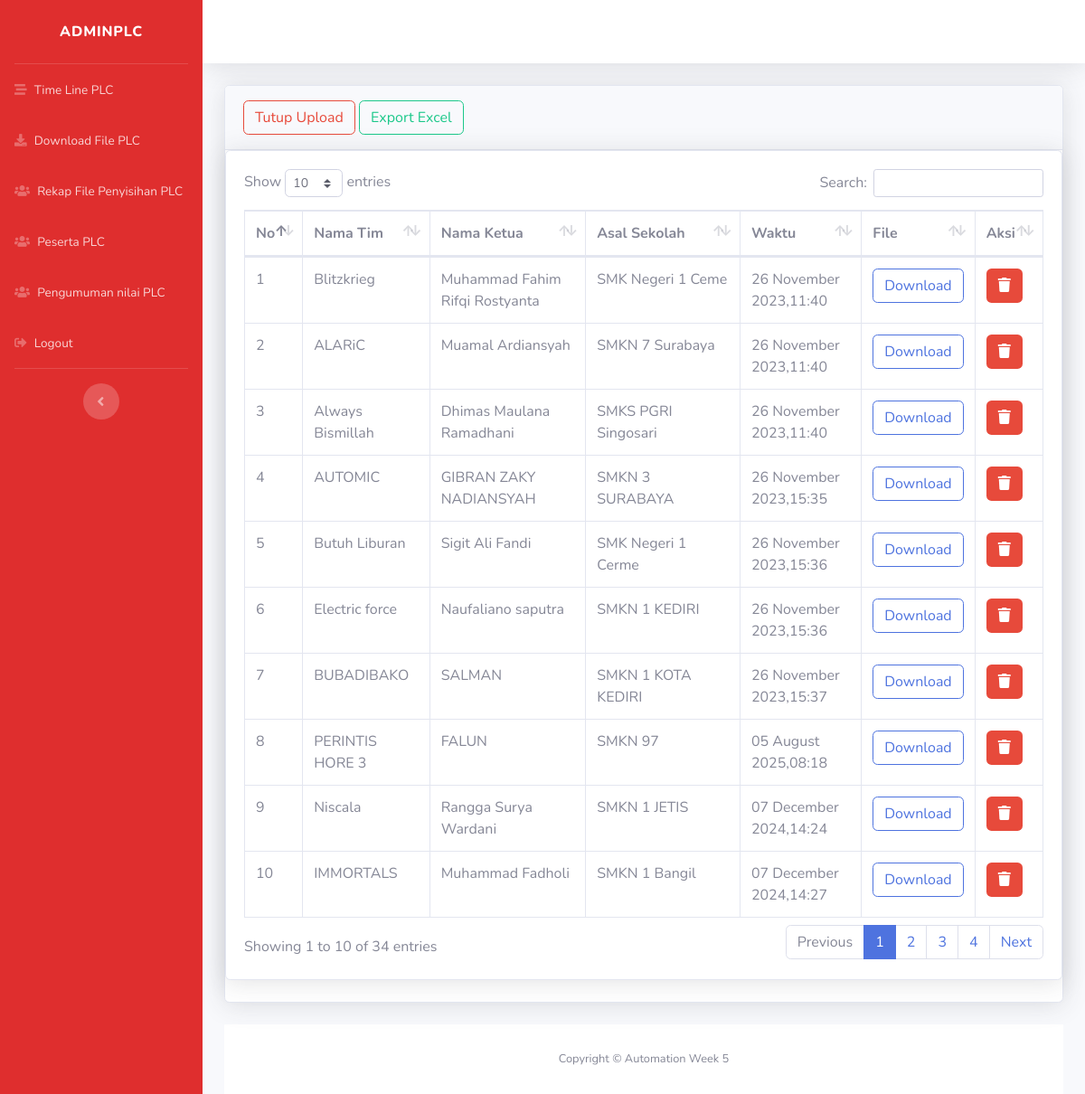
/admin/plcfile.php (signed in), run on the app's committed database.
### tables this page shows
CREATE TABLE `upload_plc` (
  `id_plc` int(10) NOT NULL,
  `email` varchar(200) NOT NULL,
  `nama_tim` varchar(255) NOT NULL,
  `nama_ketua` varchar(200) NOT NULL,
  `sekolah` varchar(200) NOT NULL,
  `waktu` varchar(255) NOT NULL,
  `file` varchar(500) NOT NULL
);

### admin/koneksi.php (called while the page is built, shortened)
<?php
class Koneksi {
    private $konek;
    private $host = "localhost";
    private $user = "root";
    private $pass = "";
    private $db = "autw8743_automation_week";
    private function sambung(){
        try {
            $this->konek = new PDO("mysql:host=".$this->host.";dbname=".$this->db.";charset=utf8mb4", $this->user, $this->pass);
            $this->konek->setAttribute(PDO::ATTR_ERRMODE, PDO::ERRMODE_EXCEPTION);
            $this->konek->setAttribute(PDO::ATTR_EMULATE_PREPARES, true);
        } catch (PDOException $ex) {
            error_log("Database Connection Error: " . $ex->getMessage());
            die("Could not connect to the database. Please try again later.");
        }
    }
    public function kueri($sql, $params = []) {
        try {
            $stmt = $this->konek->prepare($sql);
            $stmt->execute($params);
            return $stmt;
        } catch (PDOException $ex) {
            error_log("Query Error: " . $ex->getMessage() . " Query: " . $sql);
            die("An error occurred while executing the query.");
        }
    }
    public function hasil_data($arg) {
        return $arg->fetch(PDO::FETCH_ASSOC);
    }
}
?>

### admin/plcfile.php (the view, shortened to what this page needs)
<?php
include "koneksi.php";
$kon = new Koneksi();
$no = 0;
$abc = $kon->kueri('SELECT * FROM upload_plc');
$asd = $kon->kueri("SELECT * FROM aksiupload WHERE id = '1' ");
$aksi = $kon->hasil_data($asd);
?>
<!DOCTYPE html>
<html lang="en">
<?php include "header.php" ?>
<body id="page-top">
	<div id="wrapper">
		<?php include "sidebar.php" ?>
		<div id="content-wrapper" class="d-flex flex-column">
			<div id="content">
				<?php include "topbar.php" ?>
				<div class="container-fluid">
					<div class="card shadow mb-4">
						<div class="card-header py-3">
							<?php if ($aksi['status'] == 'on'){ ?>
								<a href="hapusupload.php?aksi=statusoff&id=1"class="btn btn-outline-danger" >Tutup Upload</a>
							<?php }else{ ?>
								<a href="hapusupload.php?aksi=statuson&id=1"class="btn btn-outline-primary" >Buka Upload</a>
							<?php } ?>
							<a href="excel.php"  class="btn btn-outline-success md-10" >Export Excel</a>
						</div>
						<div class="card shadow mb-4">
							<div class="card-body">
								<div class="table-responsive">
									<table class="table table-bordered" id="dataTable" width="100%" cellspacing="0">
										<thead>
											<tr>
												<th>No</th>
												<th>Nama Tim</th>
												<th>Nama Ketua</th>
												<th>Asal Sekolah</th>
												<th>Waktu</th>
												<th>File</th>
												<th>Aksi</th>
											</tr>
										</thead>
										<tbody>
											<?php foreach ($abc as $data): $no++;?>
												<tr>
													<td><?= $no  ?></td>
													<td><?= $data['nama_tim']; ?></td>
													<td><?= $data['nama_ketua']; ?></td>
													<td><?= $data['sekolah']; ?></td>
													<td><?= $data['waktu']; ?></td>
													<td><a href="../<?= $data['file'];  ?>" class="btn btn-outline-primary" >Download</a></td>
													<td>
														<a href="hapusupload.php?aksi=hapus&id=<?=$data['id_plc']?>" onclick="return confirm('Apakah <?=$data["nama_tim"]?> mau dihapus ?? '); " class="btn btn-xs bg-danger waves-effect text-white" ><i class="fas fa-trash"></i></a>
													</td>
												</tr>
											<?php endforeach ?>
										</tbody>
									</table>
								</div>
							</div>
						</div>
					</div>
					<?php
					include "footer.php"
				?>

### admin/header.php (shortened to what this page needs)
<head>
  <link href="vendor/fontawesome-free/css/all.min.css" rel="stylesheet" type="text/css">
  <link href="css/sb-admin-2.min.css" rel="stylesheet">
  <link href="css/sb-admin-2.min.css" rel="stylesheet">
    <link href="vendor/datatables/dataTables.bootstrap4.min.css" rel="stylesheet">
</head>

### admin/sidebar.php (shortened to what this page needs)
<ul class="navbar-nav sidebar sidebar-dark accordion" style="background: #DF2E2E;" id="accordionSidebar">
    <a class="sidebar-brand d-flex align-items-center justify-content-center" href="index.php">
        <div class="sidebar-brand-text mx-3"><?= $_SESSION['nama_admin']; ?> </div>
    </a>
    <hr class="sidebar-divider my-0">
    <?php
    $sesi = $_SESSION['level'];
    if ($sesi == 'admin') { ?>
        <li class="nav-item">
            <a class="nav-link" href="index.html">
                <i class="fas fa-users"></i>
                <span>Tambah Admin</span></a>
        </li>
    <?php } elseif ($sesi == 'admin_plc') { ?>
        <li class="nav-item">
            <a class="nav-link" href="tl_plc.php">
                <i class="fas fa-stream"></i>
                <span>Time Line PLC</span></a>
        </li>
        <li class="nav-item">
            <a class="nav-link" href="plcfile.php">
                <i class="fas fa-download"></i>
                <span>Download File PLC</span></a>
        </li>
        <li class="nav-item">
            <a class="nav-link" href="daftar_plc.php">
                <i class="fas fa-users"></i>
                <span>Rekap File Penyisihan PLC</span></a>
        </li>
        <li class="nav-item">
            <a class="nav-link" href="peserta.php">
                <i class="fas fa-users"></i>
                <span>Peserta PLC</span></a>
        </li>
        <li class="nav-item">
            <a class="nav-link" href="pengumuman_plc.php">
                <i class="fas fa-users"></i>
                <span>Pengumuman nilai PLC</span></a>
        </li>
    <?php } else if ($sesi == 'admin_lkti') { ?>
        <li class="nav-item">
            <a class="nav-link" href="tl_lkti.php">
                <i class="fas fa-stream"></i>
                <span>Time Line LKTI</span></a>
        </li>
        <li class="nav-item">
            <a class="nav-link" href="lkti_file.php">
                <i class="fas fa-download"></i>
                <span>Download File LKTI</span></a>
        </li>
          <li class="nav-item">
                <a class="nav-link" href="lktipenilaian.php">
                 <i class="fas fa-download"></i>
                 <span>Penilaian</span></a>
               </li>
        <li class="nav-item">
            <a class="nav-link" href="fullpaper.php">
                <i class="fas fa-table"></i>
                <span>Full Paper</span></a>
        </li>
        <li class="nav-item">
            <a class="nav-link" href="peserta.php">
                <i class="fas fa-users"></i>
                <span>Daftar Peserta LKTI</span></a>
        </li>
    <?php } else if ($sesi == 'admin_bendahara') { ?>
        <li class="nav-item">
            <a class="nav-link" href="tb_bayar.php">
                <i class="fas fa-stream"></i>
                <span>Pembayaran</span></a>
        </li>
    <?php } else if ($sesi == 'admin_peserta') { ?>
        <li class="nav-item">
            <a class="nav-link" href="tb_peserta.php">
                <i class="fas fa-stream"></i>
                <span>Daftar Peserta</span></a>
        </li>
    <?php } else if($sesi == 'admin_lf') { ?>
        <li class="nav-item">
            <a class="nav-link" href="tl_lf.php">
                <i class="fas fa-stream"></i>
                <span>Time Line LF</span></a>
        </li>
        <li class="nav-item">
            <a class="nav-link" href="peserta.php">
                <i class="fas fa-users"></i>
                <span>Daftar Peserta LF</span></a>
        </li>
        <li class="nav-item">
            <a class="nav-link" href="#">
                <i class="fas fa-chart-bar"></i>
                <span>Tambahkan Point</span></a>
        </li>
    <?php } ?>
    <li class="nav-item">
        <a class="nav-link" href="#" data-toggle="modal" data-target="#logoutModal">
            <i class="fas fa-sign-out-alt"></i>
            <span>Logout</span>
        </a>
    </li>
    <hr class="sidebar-divider d-none d-md-block">
    <div class="text-center d-none d-md-inline">
        <button class="rounded-circle border-0" id="sidebarToggle"></button>
    </div>
</ul>

### admin/topbar.php
<nav class="navbar navbar-expand navbar-light bg-white topbar mb-4 static-top shadow">
</nav>

### admin/footer.php (shortened to what this page needs)
<footer class="sticky-footer bg-white">
  <div class="container my-auto">
    <div class="copyright text-center my-auto">
      <span>Copyright &copy; Automation Week 5</span>
    </div>
  </div>
</footer>
</div>
</div>
</body>
</html>

### data on the page
upload_plc: nama_tim "Blitzkrieg", nama_ketua "Muhammad Fahim Rifqi Rostyanta", sekolah "SMK Negeri 1 Ceme", waktu "26 November 2023,11:40"
upload_plc: nama_tim "ALARiC", nama_ketua "Muamal Ardiansyah", sekolah "SMKN 7 Surabaya", waktu "26 November 2023,11:40"
upload_plc: nama_tim "Always Bismillah", nama_ketua "Dhimas Maulana Ramadhani", sekolah "SMKS PGRI Singosari", waktu "26 November 2023,11:40"
upload_plc: nama_tim "AUTOMIC", nama_ketua "GIBRAN ZAKY NADIANSYAH", sekolah "SMKN 3 SURABAYA", waktu "26 November 2023,15:35"
upload_plc: nama_tim "Butuh Liburan", nama_ketua "Sigit Ali Fandi", sekolah "SMK Negeri 1 Cerme", waktu "26 November 2023,15:36"
upload_plc: nama_tim "Electric force", nama_ketua "Naufaliano saputra", sekolah "SMKN 1 KEDIRI", waktu "26 November 2023,15:36"
upload_plc: nama_tim "BUBADIBAKO", nama_ketua "SALMAN", sekolah "SMKN 1 KOTA KEDIRI", waktu "26 November 2023,15:37"
upload_plc: nama_tim "PERINTIS HORE 3", nama_ketua "FALUN", sekolah "SMKN 97", waktu "05 August 2025,08:18"
upload_plc: nama_tim "Niscala", nama_ketua "Rangga Surya Wardani", sekolah "SMKN 1 JETIS", waktu "07 December 2024,14:24"
upload_plc: nama_tim "IMMORTALS", nama_ketua "Muhammad Fadholi", sekolah "SMKN 1 Bangil", waktu "07 December 2024,14:27"

### other printed values
$_SESSION['nama_admin'] "ADMINPLC"
